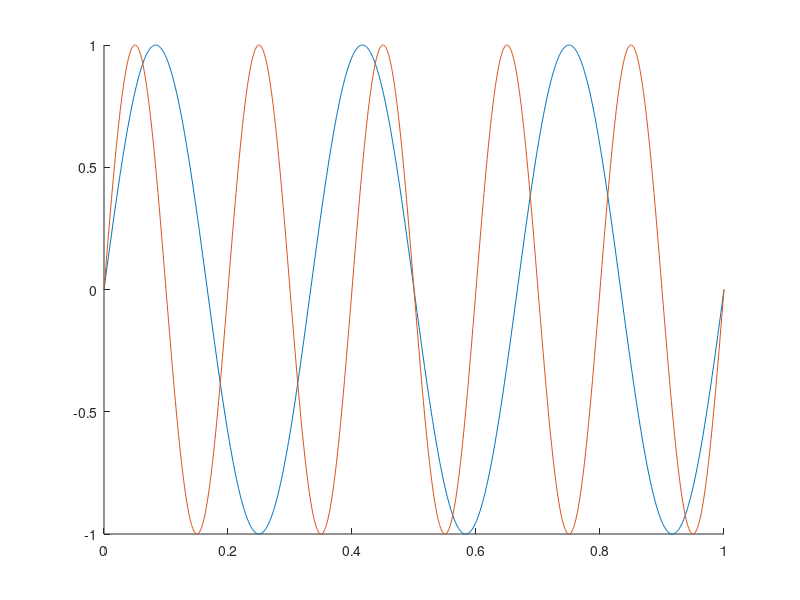
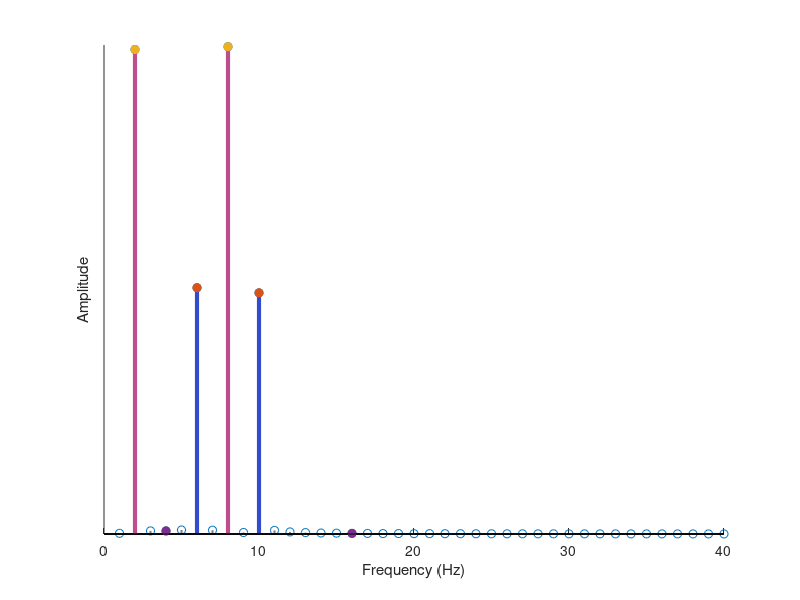

These charts were generated, in order, by the following MATLAB code: (Note: this script raises an error after producing the figures.)
function simulateTuning_tuningcurve
%% make a gabor receptive field
rf.size = 2;
rf.sd = 0.5;
rf.sf = 1;

% orientations = [0 7 15 30 45 75 90] + 90;
% rf.tuning = [0 30 60 90 120 150] + 90;

% orientations = [0 pi*7/180 pi*15/180 pi*30/180 pi*45/180 pi*75/180 pi*90/180];
orientations = [0 7 15 30 45 75 90];

contrasts = [0.3 0.15 0.075];

% tuning = [-pi/2 -pi*60/180 -pi*30/180 0 pi*30/180 pi*60/180];%[-90 -60 -30 0 30 60];
% sigma = pi*30/180;
% x = linspace(-pi/2,pi/2,1000);

tuning = [-90 -60 -30 0 30 60];
tuningWidth = 30;
x = linspace(-90,90,1000);

% for i = 1:length(tuning)
%      fun = @(k,x,sigma,mu) (1/(sigma*sqrt(2*pi))) * exp(-(x - mu - 2*pi*k).^2 / (2*sigma^2));
%      mu = tuning(i);
%     for j = 1:length(x)
%         tuningFunctions{i}(j) = integral(@(k) fun(k,x(j),sigma,mu), -inf,inf); %exp(-(x-tuning(i)).^2/2*sigma^2);
%     end    
% end

% kappa = 1/sigma^2;
% % fun = @(x,mu,kappa) = (exp(kappa*cos(x-mu)) /
% for i = 1:length(tuning)
%     mu = tuning(i);
%     for j = 1:length(x)
%         nominator = exp(kappa*cos(x(j)-mu));
%         fun = @(xx,kappa) exp(kappa*cos(xx));
%         denominator = integral(@(xx) fun(xx,kappa), -pi,pi);
%         tuningFunctions{i}(j) = nominator/denominator;
%     end
% end

for i = 1:length(tuning)
    mu = tuning(i);
    tuningFunctions{i} = normpdf(x,mu,tuningWidth);
end

% mglOpen;
% grating = mglMakeGrating(rf.size,rf.size, rf.sf, rf.tuning(1), 0);
% gaussian = mglMakeGaussian(rf.size,rf.size, rf.sd, rf.sd);
% defaultRF = grating.*gaussian;
% for i = 1:length(rf.tuning)
%     tempRF = mglMakeGrating(rf.size, rf.size, rf.sf, rf.tuning(i), 0);
%     receptiveField{i} = tempRF.*gaussian;
% end
% for i = 1:length(orientations)
%     tempStim = mglMakeGrating(rf.size,rf.size, rf.sf, orientations(i), 0);
%     stim{i} = tempStim.*gaussian;
% end
% mglClose;
% mult = defaultRF.*stim{1}*contrasts(1);
% maxResponse = sum(mult(:));
% for c = 1:length(contrasts)
% for i = 1:length(orientations)
%     mult = defaultRF.*stim{i}*contrasts(c);
%     amplitudeMask{c}(i) = sum(mult(:)) / maxResponse;
% end
%     amplitudeTest(c) = amplitudeMask{c}(1);
% end

for c = 1:length(contrasts)
    for i = 1:length(orientations)
        amplitudeMask{c}(i) = normpdf(orientations(i), 0, tuningWidth) * contrasts(c);
    end
    amplitudeTest(c) = amplitudeMask{c}(1);
end

%% input signals
deltaT = 0.001;
t = 0:deltaT:1;%time
f1 = 3;
f2 = 5;
f1wave = sin(2*pi*f1*t);
f2wave = sin(2*pi*f2*t);

figure; hold on;
plot(t, f1wave);
plot(t, f2wave);

f1waveFullRect = f1wave;%abs(f1wave); % full rect
% f1wave(f1wave<0) = 0; %half rect
f2waveFullRect = f2wave;%abs(f2wave);

% abs(f1wave+f2wave);

%% normalization
sigma = 0.2; % semi-saturation paramter
p = 2;% power for numerator
q = 2; % power for denominator

for c = 1:length(contrasts)
for s = 1:length(orientations) % for each orientation offset
    
numerator{c}{s} = (amplitudeTest(c)*f1wave + amplitudeMask{c}(s)*f2wave).^p;%abs(amplitudeTest(c)*f1wave + amplitudeMask{c}(s)*f2wave).^p;
normalizationPool{c}{s} = zeros(1,length(t));
for i = 1:length(tuning) % for each receptiveField (normalization pool)
%     mult_test = receptiveField{i} .* stim{1} *contrasts(c); % fixed to stim 1 (test)
    thisAmp_test = normpdf(0, tuning(i), tuningWidth) * contrasts(c);%sum(mult_test(:)) / maxResponse;
%     mult_mask = receptiveField{i} .* stim{s} *contrasts(c);
    thisAmp_mask = normpdf(orientations(i), tuning(i), tuningWidth) * contrasts(c);%sum(mult_mask(:)) / maxResponse;
    
%     if orientations(s) > 30 + 90
        thisNorm = (thisAmp_test*f1wave).^q + (thisAmp_mask*f2wave).^q;%abs(thisAmp_test*f1wave).^q + abs(thisAmp_mask*f2wave).^q;
%     else
%         thisNorm = abs(thisAmp_test*f1wave + thisAmp_mask*f2wave).^q;
%     end
    
    normalizationPool{c}{s} = normalizationPool{c}{s} + thisNorm;
end
Response{c}{s} = numerator{c}{s} ./ (normalizationPool{c}{s} + sigma^q);
% figure;
fftMag{c}{s} = 2*deltaT*abs(fft(Response{c}{s}));
% stem(1:50, fftMag(2:51));

secondDiff{c}(s) = fftMag{c}{s}(3);
secondSum{c}(s) = fftMag{c}{s}(9);

fftMag_numerator{c}{s} = 2*deltaT*abs(fft(numerator{c}{s}));
secondDiff2{c}(s) = fftMag_numerator{c}{s}(3);
secondSum2{c}(s) = fftMag_numerator{c}{s}(9);

end
end
%%
figure;
stem(1:40, fftMag{1}{1}(2:41), 'Color', [0.5 0.5 0.5],'LineWidth',1.5);
hold on;
stem([6,10], [fftMag{1}{1}(7) fftMag{1}{1}(11)],'filled', 'Color', [0.2 0.3 0.8],'LineWidth',3);
stem([2,8], [fftMag{1}{1}(3) fftMag{1}{1}(9)], 'filled','Color', [0.75 0.3 0.55],'LineWidth',3);
stem([4,16], [fftMag{1}{1}(5) fftMag{1}{1}(17)], 'filled','Color',[0.9 0.7 0.8],'LineWidth',3);
box off;
xlabel('Frequency (Hz)');
ylabel('Amplitude');
set(gca,'ytick', []);

%%
for c = 1:length(contrasts)
temp = flip(secondDiff{c});
secondDiffAll{c} = [temp, secondDiff{c}(2:end)];
temp = flip(secondSum{c});
secondSumAll{c} = [temp, secondSum{c}(2:end)];
end
temp = flip(-(orientations));
orientationAll = [temp, orientations(2:end)];

colors = brewermap(7, 'BuPu');

figure;hold on;
plot(orientationAll, secondSumAll{1},'-o', 'Color',colors(7,:), 'LineWidth',3); %[0.75 0.3 0.55]
plot(orientationAll, secondSumAll{2},'-o', 'Color',colors(5,:), 'LineWidth',3); %[0.75 0.3 0.55]
plot(orientationAll, secondSumAll{3},'-o', 'Color',colors(3,:), 'LineWidth',3); %[0.75 0.3 0.55]
myerrorbar(orientationAll, secondSumAll{1}, 'Color', colors(7,:), 'Symbol','o', 'MarkerSize', 10);
myerrorbar(orientationAll, secondSumAll{2}, 'Color', colors(5,:), 'Symbol','o', 'MarkerSize', 10);
myerrorbar(orientationAll, secondSumAll{3}, 'Color', colors(3,:), 'Symbol','o', 'MarkerSize', 10);

xlabel('Orienation Offset (Deg)');
ylabel('f1+f2 Amplitude');
legend('off');
drawPublishAxis;

figure;hold on;
plot(orientationAll, secondDiffAll{1},'-o', 'Color',colors(7,:), 'LineWidth',3); %[0.75 0.3 0.55]
plot(orientationAll, secondDiffAll{2},'-o', 'Color',colors(5,:), 'LineWidth',3); %[0.75 0.3 0.55]
plot(orientationAll, secondDiffAll{3},'-o', 'Color',colors(3,:), 'LineWidth',3); %[0.75 0.3 0.55]
myerrorbar(orientationAll, secondDiffAll{1}, 'Color', colors(7,:), 'Symbol','o', 'MarkerSize', 10);
myerrorbar(orientationAll, secondDiffAll{2}, 'Color', colors(5,:), 'Symbol','o', 'MarkerSize', 10);
myerrorbar(orientationAll, secondDiffAll{3}, 'Color', colors(3,:), 'Symbol','o', 'MarkerSize', 10);
xlabel('Orienation Offset (Deg)');
ylabel('f2-f1 Amplitude');
legend('off');
drawPublishAxis;


%%
% f1 + f2 low contrast std = 0.09
% f2 - f1 low contrast std = 0.17
std1 = 0.09;
std2 = 0.17;
nSubj = [5, 10, 20, 30];
for j = 1:length(nSubj)
    for iSubj = 1:nSubj(j)
        for i = 1:length(secondDiffAll{3})
            subjData{j}(iSubj,i) = secondDiffAll{3}(i) + std2*randn(1);  
        end
    end
    meanData{j} = mean(subjData{j},1);
    stdData{j} = std(subjData{j},1);
end

nColors = brewermap(8, 'OrRd');

figure; hold on;
plot(orientationAll, secondDiffAll{3},'-', 'Color',colors(3,:), 'LineWidth',3); %[0.75 0.3 0.55]
myerrorbar(orientationAll, secondDiffAll{3}, 'Color', colors(3,:), 'Symbol','o', 'MarkerSize', 10);

for j = 1:length(nSubj)
    myerrorbar(orientationAll, meanData{j}, 'yError', stdData{j}, 'Color', nColors(j+4,:), 'Symbol','--','MarkerSize',10);
end





